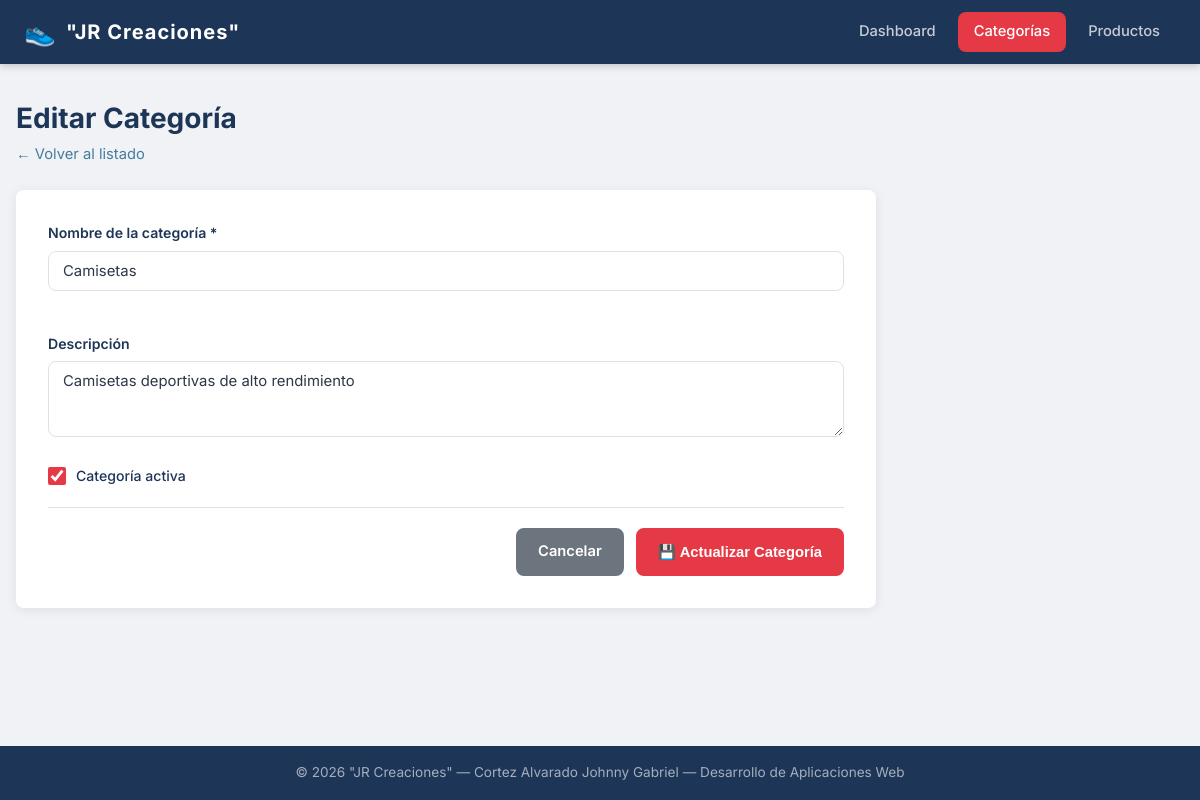
Screenshot of /index.php?c=categorias&a=editar&id=1 with the database file from the repository.
### tables this page shows
CREATE TABLE IF NOT EXISTS categorias (
    id          INT AUTO_INCREMENT PRIMARY KEY,
    nombre      VARCHAR(100) NOT NULL,
    descripcion TEXT,
    estado      TINYINT(1) NOT NULL DEFAULT 1,
    created_at  TIMESTAMP DEFAULT CURRENT_TIMESTAMP
);

### app/controllers/CategoriaController.php (called while the page is built, shortened)
<?php
require_once __DIR__ . '/../models/CategoriaModel.php';
class CategoriaController {
    private CategoriaModel $model;
    public function __construct() {
        $this->model = new CategoriaModel();
    }
    public function editar(): void {
        $id = (int)($_GET['id'] ?? 0);
        $categoria = $this->model->getById($id);
        require __DIR__ . '/../views/categorias/editar.php';
    }
}

### config/database.php (called while the page is built, shortened)
<?php
function getConnection(): PDO {
    static $pdo = null;
    if ($pdo === null) {
        $dsn = "mysql:host=" . DB_HOST . ";dbname=" . DB_NAME . ";charset=" . DB_CHARSET;
        $options = [
            PDO::ATTR_ERRMODE            => PDO::ERRMODE_EXCEPTION,
            PDO::ATTR_DEFAULT_FETCH_MODE => PDO::FETCH_ASSOC,
            PDO::ATTR_EMULATE_PREPARES   => false,
        ];
        try {
            $pdo = new PDO($dsn, DB_USER, DB_PASS, $options);
        } catch (PDOException $e) {
            die('<div style="font-family:Arial;color:#c0392b;padding:20px;">
                 <h2>Error de conexión</h2><p>' . $e->getMessage() . '</p></div>');
        }
    }
    return $pdo;
}

### app/models/CategoriaModel.php (called while the page is built, shortened)
<?php
require_once __DIR__ . '/../../config/database.php';
class CategoriaModel {
    private PDO $db;
    public function __construct() {
        $this->db = getConnection();
    }
    public function getById(int $id): array|false {
        $stmt = $this->db->prepare("SELECT * FROM categorias WHERE id = ?");
        $stmt->execute([$id]);
        return $stmt->fetch();
    }
}

### app/views/categorias/editar.php (the view, shortened to what this page needs)
<?php
require __DIR__ . '/../layout/header.php';
?>
<div class="container">
    <div class="page-header">
        <div>
            <h1 class="page-title">Editar Categoría</h1>
            <p class="page-sub"><a href="index.php?c=categorias">← Volver al listado</a></p>
        </div>
    </div>
    <div class="card form-card">
        <form action="index.php?c=categorias&a=actualizar" method="POST" id="formCategoria" novalidate>
            <div class="form-group">
                <label for="nombre">Nombre de la categoría *</label>
                <input type="text" id="nombre" name="nombre" class="form-control"
                       value="<?= htmlspecialchars($_POST['nombre'] ?? $categoria['nombre']) ?>"
                       placeholder="Ej: Camisetas deportivas" maxlength="100" required>
                <span class="form-error" id="errNombre"></span>
            </div>
            <div class="form-group">
                <label for="descripcion">Descripción</label>
                <textarea id="descripcion" name="descripcion" class="form-control" rows="3"
                          placeholder="Descripción opcional"><?= htmlspecialchars($_POST['descripcion'] ?? $categoria['descripcion']) ?></textarea>
            </div>
            <div class="form-group form-check">
                <input type="checkbox" id="estado" name="estado" value="1"
                       <?= ($_POST['estado'] ?? $categoria['estado']) ? 'checked' : '' ?>>
                <label for="estado">Categoría activa</label>
            </div>
            <div class="form-actions">
                <a href="index.php?c=categorias" class="btn btn-secondary">Cancelar</a>
                <button type="submit" class="btn btn-primary">💾 Actualizar Categoría</button>
            </div>
        </form>
    </div>
</div>
<?php require __DIR__ . '/../layout/footer.php'; ?>

### public/css/estilos.css (style rules this page uses)
:root { --primary: #e63946; --primary-d: #c1121f; --secondary: #457b9d; --success: #2d6a4f; --warning: #e9c46a; --warning-d: #f4a261; --danger: #e63946; --dark: #1d3557; --gray: #6c757d; --gray-l: #f8f9fa; --white: #ffffff; --border: #dee2e6; --shadow: 0 2px 12px rgba(0,0,0,0.08); --radius: 8px; --header-h: 64px; }
*, *::before, *::after { margin:0; padding:0; box-sizing:border-box; }
html { scroll-behavior: smooth; }
body { font-family: 'Inter', sans-serif; background-color: #f0f2f5; color: #2d3748; line-height: 1.6; min-height: 100vh; display: flex; flex-direction: column; }
a { color: var(--secondary); text-decoration: none; }
.container { max-width: 1200px; margin: 0 auto; }
.page-header { display: flex; align-items: center; justify-content: space-between; margin-bottom: 24px; flex-wrap: wrap; gap: 12px; }
.page-title { font-size: 1.75em; font-weight: 700; color: var(--dark); }
.page-sub { color: var(--gray); font-size: 0.92em; margin-top: 2px; }
.card { background: var(--white); border-radius: var(--radius); box-shadow: var(--shadow); overflow: hidden; }
.form-card { padding: 32px; max-width: 860px; }
.btn { display: inline-flex; align-items: center; gap: 6px; padding: 10px 20px; border-radius: var(--radius); font-size: 0.92em; font-weight: 600; cursor: pointer; border: 2px solid transparent; transition: all 0.2s; text-decoration: none; white-space: nowrap; }
.btn-primary { background: var(--primary); color: #fff; border-color: var(--primary); }
.btn-secondary { background: var(--gray); color: #fff; border-color: var(--gray); }
.form-group { margin-bottom: 20px; }
label { display: block; font-size: 0.88em; font-weight: 600; color: var(--dark); margin-bottom: 6px; }
.form-control { width: 100%; padding: 10px 14px; border: 1.5px solid var(--border); border-radius: var(--radius); font-family: 'Inter', sans-serif; font-size: 0.93em; color: #2d3748; background: var(--white); transition: border-color 0.2s, box-shadow 0.2s; }
.form-error { display: block; color: var(--danger); font-size: 0.82em; margin-top: 4px; min-height: 18px; }
.form-check { display: flex; align-items: center; gap: 10px; }
.form-check input[type="checkbox"] { width: 18px; height: 18px; accent-color: var(--primary); cursor: pointer; }
.form-check label { margin: 0; cursor: pointer; font-weight: 500; }
.form-actions { display: flex; gap: 12px; justify-content: flex-end; padding-top: 20px; border-top: 1px solid var(--border); margin-top: 8px; }

### rows the page displays
categorias: nombre "Camisetas", descripcion "Camisetas deportivas de alto rendimiento", estado "☑"
